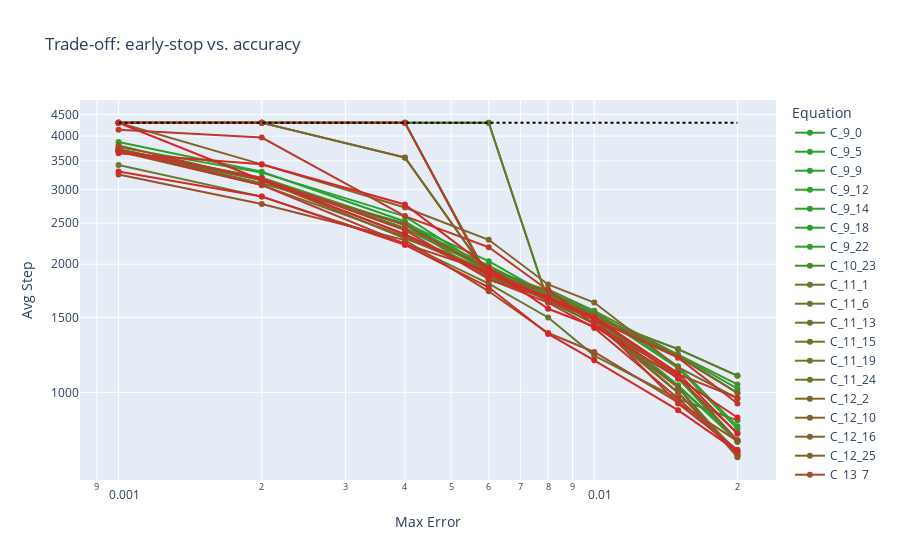

The notebook cell this image was saved under:
### Code cell
plot_tradeoff_curve(tradeoff_df)

### Figure 1 — Plotly figure (JSON) as saved in the notebook; plotly's stock layout.template omitted (floating-point values rounded to 4 significant figures)
{"data": [{"line": {"color": "#2ca02c"}, "mode": "lines+markers", "name": "C_9_0", "type": "scatter", "x": [0.001, 0.002, 0.004, 0.006, 0.008, 0.01, 0.015, 0.02], "y": [3719.0, 3196.0, 2474.0, 1986.0, 1687.0, 1510.0, 1035.0, 767.1]}, {"line": {"color": "#2ca02c"}, "mode": "lines+markers", "name": "C_9_5", "type": "scatter", "x": [0.001, 0.002, 0.004, 0.006, 0.008, 0.01, 0.015, 0.02], "y": [3718.0, 3190.0, 2418.0, 1943.0, 1703.0, 1501.0, 1040.0, 771.9]}, {"line": {"color": "#2ca02c"}, "mode": "lines+markers", "name": "C_9_9", "type": "scatter", "x": [0.001, 0.002, 0.004, 0.006, 0.008, 0.01, 0.015, 0.02], "y": [3765.0, 3283.0, 2591.0, 1944.0, 1697.0, 1540.0, 1140.0, 821.1]}, {"line": {"color": "#2ca02c"}, "mode": "lines+markers", "name": "C_9_12", "type": "scatter", "x": [0.001, 0.002, 0.004, 0.006, 0.008, 0.01, 0.015, 0.02], "y": [4300.0, 4300.0, 4300.0, 4300.0, 1630.0, 1500.0, 1264.0, 1095.0]}, {"line": {"color": "#2ca02c"}, "mode": "lines+markers", "name": "C_9_14", "type": "scatter", "x": [0.001, 0.002, 0.004, 0.006, 0.008, 0.01, 0.015, 0.02], "y": [3718.0, 3098.0, 2499.0, 2034.0, 1696.0, 1507.0, 1079.0, 764.5]}, {"line": {"color": "#2ca02c"}, "mode": "lines+markers", "name": "C_9_18", "type": "scatter", "x": [0.001, 0.002, 0.004, 0.006, 0.008, 0.01, 0.015, 0.02], "y": [3876.0, 3297.0, 2521.0, 1915.0, 1719.0, 1552.0, 1152.0, 832.1]}, {"line": {"color": "#2ca02c"}, "mode": "lines+markers", "name": "C_9_22", "type": "scatter", "x": [0.001, 0.002, 0.004, 0.006, 0.008, 0.01, 0.015, 0.02], "y": [4300.0, 4300.0, 4300.0, 1861.0, 1712.0, 1524.0, 1225.0, 1020.0]}, {"line": {"color": "#488c2b"}, "mode": "lines+markers", "name": "C_10_23", "type": "scatter", "x": [0.001, 0.002, 0.004, 0.006, 0.008, 0.01, 0.015, 0.02], "y": [4300.0, 4300.0, 3560.0, 1883.0, 1744.0, 1555.0, 1226.0, 1044.0]}, {"line": {"color": "#65782b"}, "mode": "lines+markers", "name": "C_11_1", "type": "scatter", "x": [0.001, 0.002, 0.004, 0.006, 0.008, 0.01, 0.015, 0.02], "y": [3704.0, 3166.0, 2349.0, 1925.0, 1684.0, 1479.0, 999.9, 726.4]}, {"line": {"color": "#65782b"}, "mode": "lines+markers", "name": "C_11_6", "type": "scatter", "x": [0.001, 0.002, 0.004, 0.006, 0.008, 0.01, 0.015, 0.02], "y": [3420.0, 2884.0, 2240.0, 1801.0, 1500.0, 1220.0, 966.2, 859.7]}, {"line": {"color": "#65782b"}, "mode": "lines+markers", "name": "C_11_13", "type": "scatter", "x": [0.001, 0.002, 0.004, 0.006, 0.008, 0.01, 0.015, 0.02], "y": [4300.0, 4300.0, 4300.0, 4300.0, 1630.0, 1500.0, 1264.0, 1094.0]}, {"line": {"color": "#65782b"}, "mode": "lines+markers", "name": "C_11_15", "type": "scatter", "x": [0.001, 0.002, 0.004, 0.006, 0.008, 0.01, 0.015, 0.02], "y": [3693.0, 3099.0, 2485.0, 1857.0, 1652.0, 1480.0, 1028.0, 713.7]}, {"line": {"color": "#65782b"}, "mode": "lines+markers", "name": "C_11_19", "type": "scatter", "x": [0.001, 0.002, 0.004, 0.006, 0.008, 0.01, 0.015, 0.02], "y": [3713.0, 3185.0, 2436.0, 1957.0, 1728.0, 1520.0, 1078.0, 804.1]}, {"line": {"color": "#65782b"}, "mode": "lines+markers", "name": "C_11_24", "type": "scatter", "x": [0.001, 0.002, 0.004, 0.006, 0.008, 0.01, 0.015, 0.02], "y": [4300.0, 4300.0, 4300.0, 1853.0, 1708.0, 1528.0, 1219.0, 996.5]}, {"line": {"color": "#81632a"}, "mode": "lines+markers", "name": "C_12_2", "type": "scatter", "x": [0.001, 0.002, 0.004, 0.006, 0.008, 0.01, 0.015, 0.02], "y": [3690.0, 3151.0, 2303.0, 1927.0, 1638.0, 1451.0, 998.3, 710.7]}, {"line": {"color": "#81632a"}, "mode": "lines+markers", "name": "C_12_10", "type": "scatter", "x": [0.001, 0.002, 0.004, 0.006, 0.008, 0.01, 0.015, 0.02], "y": [4300.0, 3432.0, 2719.0, 2283.0, 1793.0, 1626.0, 1146.0, 967.7]}, {"line": {"color": "#81632a"}, "mode": "lines+markers", "name": "C_12_16", "type": "scatter", "x": [0.001, 0.002, 0.004, 0.006, 0.008, 0.01, 0.015, 0.02], "y": [3682.0, 3068.0, 2325.0, 1887.0, 1648.0, 1451.0, 1027.0, 704.1]}, {"line": {"color": "#81632a"}, "mode": "lines+markers", "name": "C_12_25", "type": "scatter", "x": [0.001, 0.002, 0.004, 0.006, 0.008, 0.01, 0.015, 0.02], "y": [4300.0, 4300.0, 3564.0, 1883.0, 1729.0, 1507.0, 1212.0, 998.1]}, {"line": {"color": "#9d4f29"}, "mode": "lines+markers", "name": "C_13_7", "type": "scatter", "x": [0.001, 0.002, 0.004, 0.006, 0.008, 0.01, 0.015, 0.02], "y": [3251.0, 2770.0, 2279.0, 1728.0, 1379.0, 1245.0, 947.3, 768.4]}, {"line": {"color": "#9d4f29"}, "mode": "lines+markers", "name": "C_13_20", "type": "scatter", "x": [0.001, 0.002, 0.004, 0.006, 0.008, 0.01, 0.015, 0.02], "y": [3804.0, 3154.0, 2476.0, 1951.0, 1643.0, 1491.0, 1093.0, 772.2]}, {"line": {"color": "#ba3b29"}, "mode": "lines+markers", "name": "C_14_3", "type": "scatter", "x": [0.001, 0.002, 0.004, 0.006, 0.008, 0.01, 0.015, 0.02], "y": [3699.0, 3071.0, 2234.0, 1920.0, 1654.0, 1488.0, 942.3, 733.4]}, {"line": {"color": "#ba3b29"}, "mode": "lines+markers", "name": "C_14_11", "type": "scatter", "x": [0.001, 0.002, 0.004, 0.006, 0.008, 0.01, 0.015, 0.02], "y": [4141.0, 3969.0, 2595.0, 2193.0, 1737.0, 1447.0, 1104.0, 970.1]}, {"line": {"color": "#ba3b29"}, "mode": "lines+markers", "name": "C_14_17", "type": "scatter", "x": [0.001, 0.002, 0.004, 0.006, 0.008, 0.01, 0.015, 0.02], "y": [3720.0, 3181.0, 2405.0, 1845.0, 1625.0, 1417.0, 968.9, 718.8]}, {"line": {"color": "#ba3b29"}, "mode": "lines+markers", "name": "C_14_26", "type": "scatter", "x": [0.001, 0.002, 0.004, 0.006, 0.008, 0.01, 0.015, 0.02], "y": [4300.0, 4300.0, 4300.0, 1840.0, 1667.0, 1485.0, 1207.0, 941.7]}, {"line": {"color": "#d62728"}, "mode": "lines+markers", "name": "C_15_4", "type": "scatter", "x": [0.001, 0.002, 0.004, 0.006, 0.008, 0.01, 0.015, 0.02], "y": [3646.0, 3434.0, 2763.0, 1959.0, 1572.0, 1428.0, 1080.0, 873.1]}, {"line": {"color": "#d62728"}, "mode": "lines+markers", "name": "C_15_8", "type": "scatter", "x": [0.001, 0.002, 0.004, 0.006, 0.008, 0.01, 0.015, 0.02], "y": [3303.0, 2885.0, 2221.0, 1766.0, 1372.0, 1189.0, 908.2, 726.9]}, {"line": {"color": "#d62728"}, "mode": "lines+markers", "name": "C_15_21", "type": "scatter", "x": [0.001, 0.002, 0.004, 0.006, 0.008, 0.01, 0.015, 0.02], "y": [4300.0, 3154.0, 2352.0, 1893.0, 1673.0, 1502.0, 1110.0, 799.6]}, {"line": {"color": "black", "dash": "dot", "width": 2}, "mode": "lines", "name": "max_step", "type": "scatter", "x": [0.001, 0.002, 0.004, 0.006, 0.008, 0.01, 0.015, 0.02], "y": [4300, 4300, 4300, 4300, 4300, 4300, 4300, 4300]}], "layout": {"legend": {"title": {"text": "Equation"}}, "title": {"text": "Trade-off: early-stop vs. accuracy"}, "xaxis": {"title": {"text": "Max Error"}, "type": "log"}, "yaxis": {"title": {"text": "Avg Step"}, "type": "log"}}}
